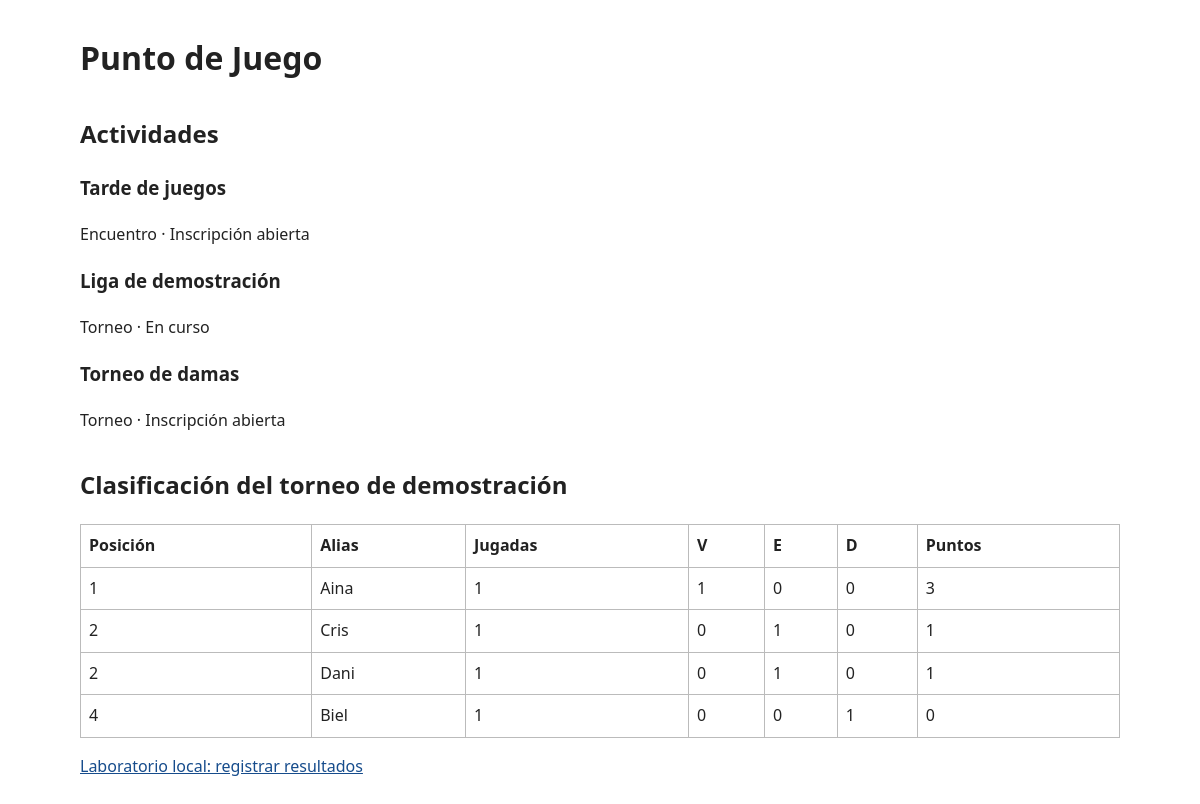
Screenshot of /php/public/index.php with the database file from the repository.
### tables this page shows
CREATE TABLE activitats (
    id INT PRIMARY KEY,
    joc_id INT NOT NULL,
    titol VARCHAR(150) NOT NULL,
    tipus ENUM('trobada', 'torneig') NOT NULL,
    estat ENUM('borrador', 'oberta', 'en_curs', 'finalitzada') NOT NULL,
    data DATE NOT NULL,
    lloc VARCHAR(150) NOT NULL,
    places INT NOT NULL,
    CHECK (places > 0),
    FOREIGN KEY (joc_id) REFERENCES jocs(id)
);

CREATE TABLE inscripcions (
    id INT PRIMARY KEY,
    activitat_id INT NOT NULL,
    alias VARCHAR(60) NOT NULL,
    UNIQUE (activitat_id, alias),
    FOREIGN KEY (activitat_id) REFERENCES activitats(id)
);

### php/src/funciones.php (called while the page is built, shortened)
<?php
function h(string $value): string { return htmlspecialchars($value, ENT_QUOTES, 'UTF-8'); }
function classificacio(array $participants, array $partides): array {
    $rows = [];
    foreach ($participants as $p) $rows[(int)$p['id']] = ['alias'=>$p['alias'], 'jugades'=>0, 'victories'=>0, 'empats'=>0, 'derrotes'=>0, 'punts'=>0];
    foreach ($partides as $m) {
        if ($m['resultat'] === null) continue;
        $a=(int)$m['participant_a']; $b=(int)$m['participant_b'];
        foreach ([$a,$b] as $id) $rows[$id]['jugades']++;
        if ($m['resultat']==='E') {
            foreach ([$a,$b] as $id) { $rows[$id]['empats']++; $rows[$id]['punts']++; }
        } else {
            $win=$m['resultat']==='A'?$a:$b; $lose=$win===$a?$b:$a;
            $rows[$win]['victories']++; $rows[$win]['punts']+=3; $rows[$lose]['derrotes']++;
        }
    }
    $rows=array_values($rows);
    usort($rows, fn($a,$b)=>($b['punts']<=>$a['punts']) ?: strcmp($a['alias'],$b['alias']));
    $last=null; $position=0;
    foreach ($rows as $i=>&$row) { if ($last!==$row['punts']) $position=$i+1; $row['posicio']=$position; $last=$row['punts']; }
    return $rows;
}

### php/public/index.php (the view, shortened to what this page needs)
<?php
require __DIR__ . '/../src/funciones.php';
try {
    $pdo=db();
    $activitats=$pdo->query("SELECT id,titol,tipus,estat FROM activitats WHERE estat <> 'borrador' ORDER BY id")->fetchAll();
    $participants=$pdo->query('SELECT id,alias FROM inscripcions WHERE activitat_id=2')->fetchAll();
    $partides=$pdo->query('SELECT p.* FROM partides p JOIN rondes r ON r.id=p.ronda_id WHERE r.activitat_id=2 ORDER BY r.numero,p.id')->fetchAll();
    $ranking=classificacio($participants,$partides);
} catch (PDOException $e) {
    error_log($e->getMessage()); http_response_code(503);
    exit('No se puede consultar la base de datos. Comprueba el servicio, las credenciales y el registro del servidor.');
}
?>
<!doctype html><html lang="es"><head><link rel="stylesheet" href="style.css"></head><body><h1>Punto de Juego</h1><h2>Actividades</h2>
<?php foreach ($activitats as $a): ?><article><h3><?= h($a['titol']) ?></h3><p><?= h(['trobada'=>'Encuentro','torneig'=>'Torneo'][$a['tipus']]) ?> · <?= h(['oberta'=>'Inscripción abierta','en_curs'=>'En curso','finalitzada'=>'Finalizada'][$a['estat']] ?? $a['estat']) ?></p></article><?php endforeach; ?>
<h2>Clasificación del torneo de demostración</h2><table><tr><th>Posición</th><th>Alias</th><th>Jugadas</th><th>V</th><th>E</th><th>D</th><th>Puntos</th></tr>
<?php foreach ($ranking as $r): ?><tr><?php foreach (['posicio','alias','jugades','victories','empats','derrotes','punts'] as $key): ?><td><?= h((string)$r[$key]) ?></td><?php endforeach; ?></tr><?php endforeach; ?></table>
<p><a href="resultats.php">Laboratorio local: registrar resultados</a></p></body></html>

### php/public/style.css (style rules this page uses)
body { font-family:system-ui,sans-serif;max-width:65rem;margin:2rem auto;padding:0 1rem;line-height:1.6;color:#222 }
table { border-collapse:collapse;width:100% }
th,td { border:1px solid #bbb;padding:.5rem;text-align:left }
a { color:#164c8c }
h2 { margin-top:2rem }

### rows the page displays
activitats: titol "Tarde de juegos", tipus "Encuentro", estat "Inscripción abierta"
activitats: titol "Liga de demostración", tipus "Torneo", estat "En curso"
activitats: titol "Torneo de damas", tipus "Torneo", estat "Inscripción abierta"
inscripcions: id "1", alias "Aina", key "0", key "3"

### other values shown
$r[$key] "2"
$r[$key] "Cris"
$r[$key] "1"
$r[$key] "0"
$r[$key] "Dani"
$r[$key] "4"
$r[$key] "Biel"
